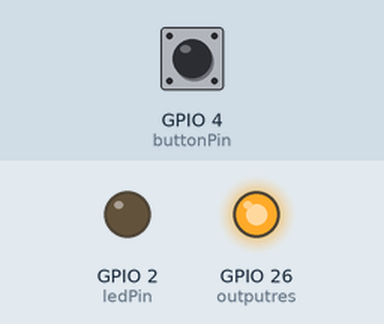
This sketch was run on a simulated ESP32. Parts: output pins drawn as LEDs (lit = HIGH). The test bench sets the inputs (shaded band); at power-on: GPIO 4 (buttonPin) HIGH.

Above: at 1.2 s.
1.3 s: GPIO 4 (buttonPin) pulled LOW for 0.15 s
At 1.9 s:
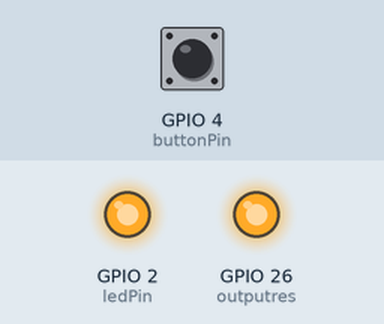
2.9 s: GPIO 4 (buttonPin) pulled LOW for 1 s
At 4.4 s:
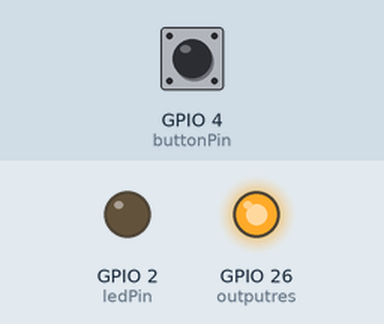
5.4 s: GPIO 4 (buttonPin) pulled LOW for 3.2 s
At 9.2 s:
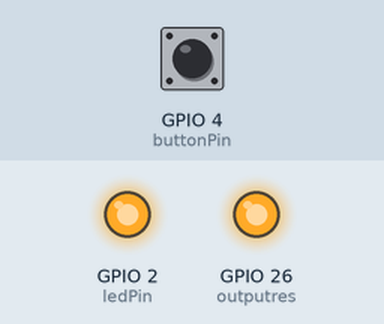
Timing chart, 0 to 10.7 s (numbered marks = the images above; inputs shaded):
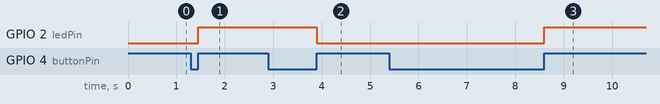

Measured:
- after the input at 1.3 s, GPIO 2 (ledPin): LOW → HIGH after 0.15 s
- after the input at 2.9 s, GPIO 2 (ledPin): HIGH → LOW after 1.0 s
- after the input at 5.4 s, GPIO 2 (ledPin): LOW → HIGH after 3.2 s

The sketch:

Rf_mod.ino
```cpp
const int ledPin = 2;   // LED pin
const int buttonPin = 4; // Button pin
const int outputres = 26; // Button pin

volatile bool ledState = LOW; // LED state variable (volatile for interrupt safety)

void setup() {
  Serial.begin(115200);
  pinMode(ledPin, OUTPUT);
  pinMode(buttonPin, INPUT_PULLUP); // Set button pin with internal pull-up resistor
  pinMode(outputres, OUTPUT);

  // Attach interrupt to button pin on rising edge (button press)
  attachInterrupt(digitalPinToInterrupt(buttonPin), buttonPressISR, RISING);
  digitalWrite(outputres, HIGH);
}

void loop() {
  // No code needed in the loop here (interrupt handles LED toggling)
  // You can add other functionalities that don't rely on button presses
  // Serial.println("changed");
  // digitalWrite(outputres, !digitalRead(outputres));
  // delay(10000);


}

void buttonPressISR() {
  ledState = !ledState; // Toggle LED state
  digitalWrite(ledPin, ledState);
}
```
